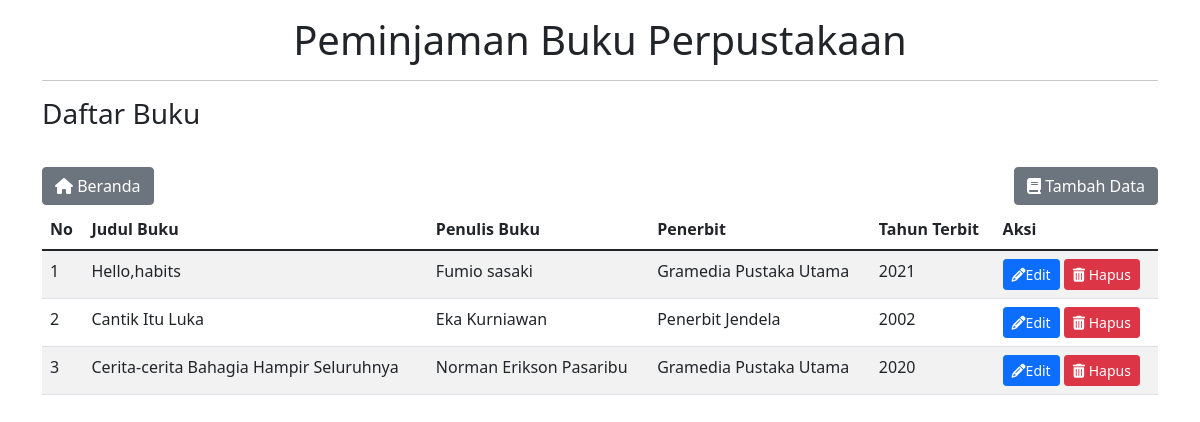
The page /Buku.php on the database its author committed.
### tables this page shows
CREATE TABLE `buku` (
  `id_buku` int(13) NOT NULL,
  `judul_buku` varchar(500) NOT NULL,
  `penulis` varchar(500) NOT NULL,
  `penerbit` varchar(250) NOT NULL,
  `tahun_terbit` int(4) NOT NULL
);

### Model.php (called while the page is built, shortened)
<?php
class Model {
    public function getBuku()
    {
        $sql = "SELECT * FROM buku";
        $result = mysqli_query($GLOBALS['koneksi'], $sql);
        return $result;
    }
    }
?>

### Buku.php (the view, shortened to what this page needs)
<?php
require "Koneksi.php"; require "Model.php";  $no = 1; $buku = new Model();
$result = $buku->getBuku();
?>
<!DOCTYPE html>
<html lang="en">
<head>
    <link href="https://cdn.jsdelivr.net/npm/bootstrap@5.1.3/dist/css/bootstrap.min.css"  rel="stylesheet">
</head>
<body>
<div class="container">
    <div class="row">
        <div class="col-md-12 py-3">
            <h1 style="text-align: center;">Peminjaman Buku Perpustakaan</h1>
            <hr>
            <h3>Daftar Buku</h3></br>
                <a class="btn btn-secondary my-1" href='index.php'"><i class="fa fa-home"></i> Beranda</a>
                <a class="btn btn-secondary my-1" href='FormBuku.php' style="float: right;"><i class="fa fa-book"></i> Tambah Data</a>
            <table class="table table-striped">
                <thead>
                    <tr>
                        <th>No</th>
                        <th>Judul Buku</th>
                        <th>Penulis Buku</th>
                        <th>Penerbit</th>
                        <th>Tahun Terbit</th>
                        <th>Aksi</th>
                    </tr>
                </thead>
                <tbody>
                    <?php
                    while  ($row  = mysqli_fetch_assoc($result))  { ?>
                    <tr>
                        <td><?= $no++ ?></td>
                        <td><?= $row['judul_buku'] ?></td>
                        <td><?= $row['penulis'] ?></td>
                        <td><?= $row['penerbit'] ?></td>
                        <td><?= $row['tahun_terbit'] ?></td>
                        <td>
                            <a href="FormBuku.php?id_buku=<?= $row['id_buku']; ?>" class='btn btn-primary btn-sm ml-2'><i class="fa fa-pencil"></i>Edit</a>
                            <a href="javascript:confirmDelete('Buku.php?id_buku=<?= $row['id_buku'];  ?>')"  class='btn  btn-danger  btn-sm  ml-2'><i class="fa fa-trash"></i> Hapus</a>
                        </td>
                    </tr>
                    <?php
                }
                ?>
                </tbody>
            </table>
            </div>
        </div>
    </div>
</body>
</html>

### rows shown on the page
buku: judul_buku "Hello,habits", penulis "Fumio sasaki", penerbit "Gramedia Pustaka Utama", tahun_terbit "2021"
buku: judul_buku "Cantik Itu Luka", penulis "Eka Kurniawan", penerbit "Penerbit Jendela", tahun_terbit "2002"
buku: judul_buku "Cerita-cerita Bahagia Hampir Seluruhnya", penulis "Norman Erikson Pasaribu", penerbit "Gramedia Pustaka Utama", tahun_terbit "2020"
